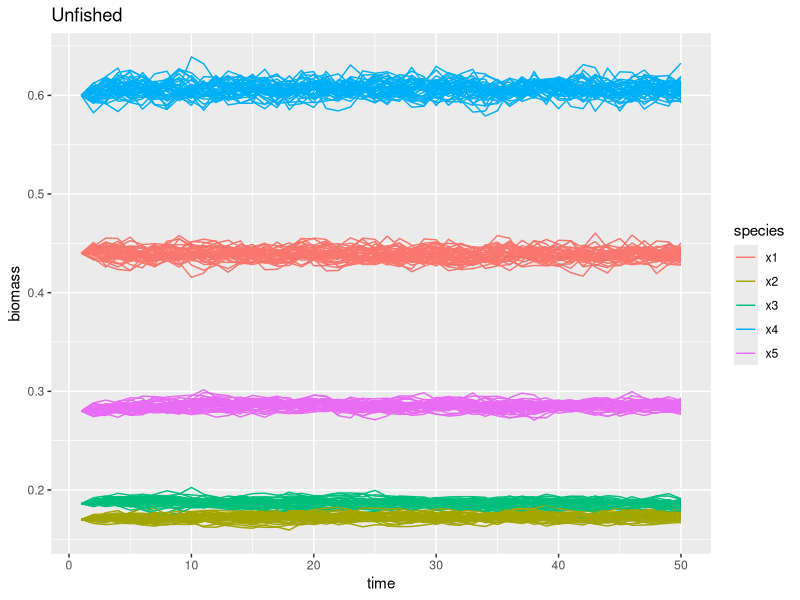
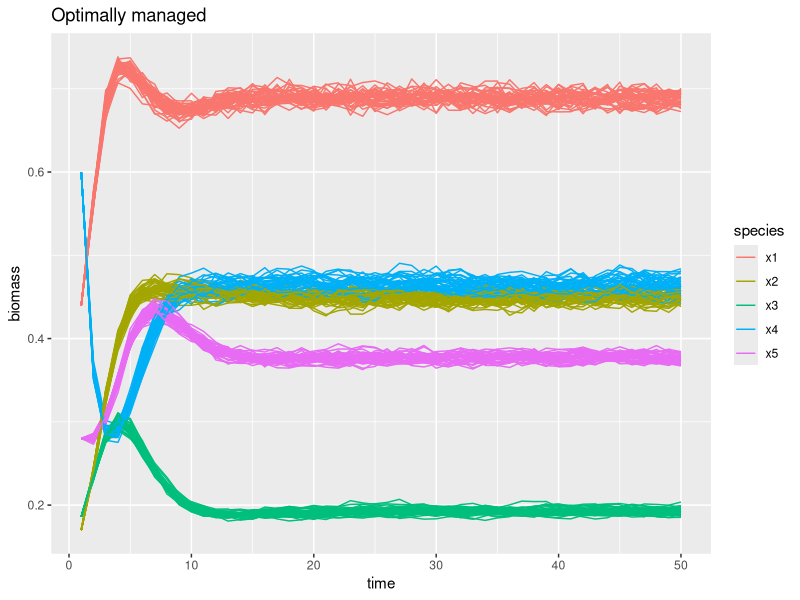
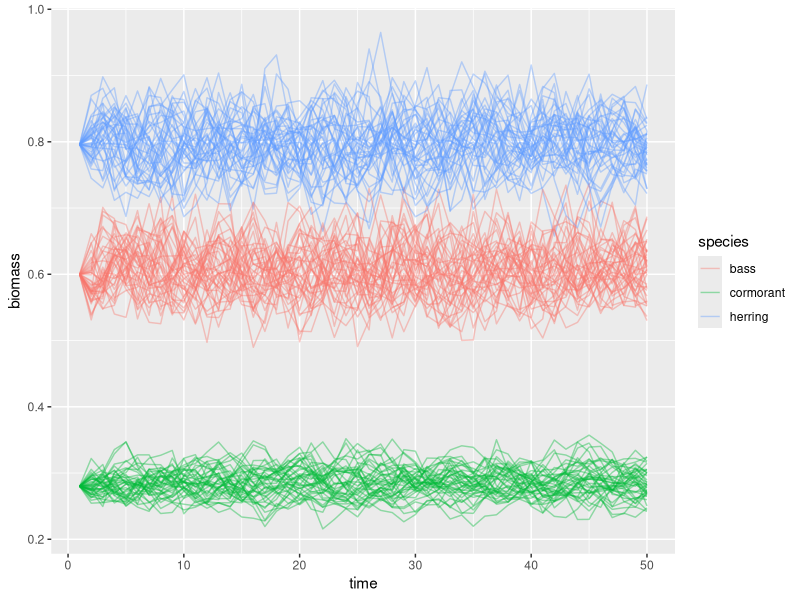
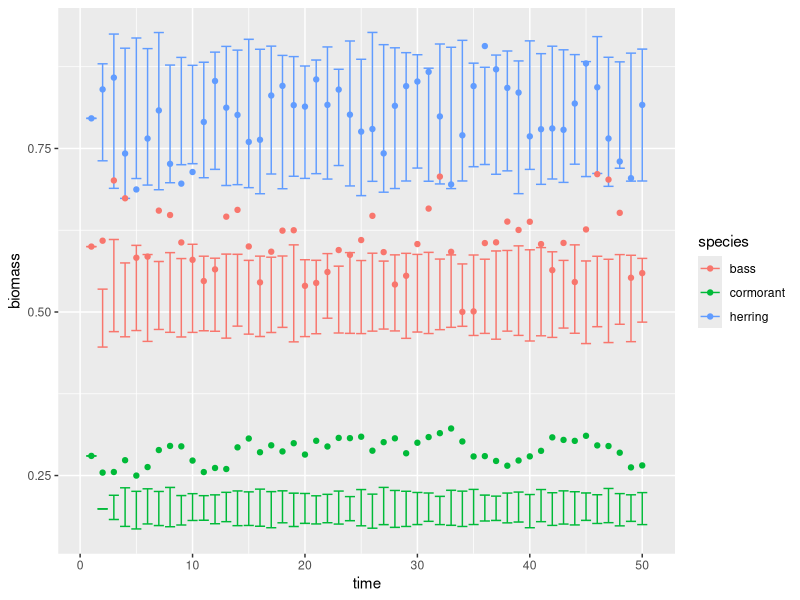
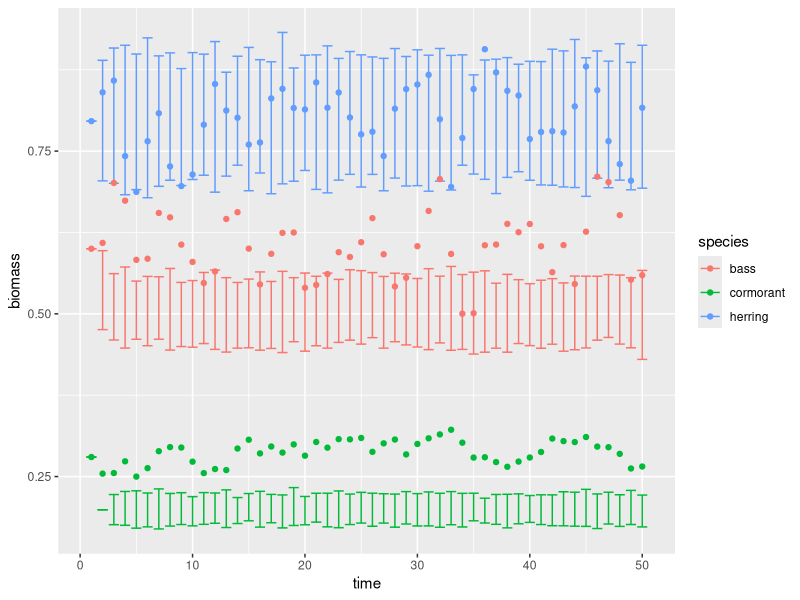

Write the R code that produced these figures, in order. (Note: a time limit stopped this script after it produced the figures.)
## ---- chunk 1
library(tidyverse)
## ---- chunk 2
## helper funs
format_sim <- function(df) {
  df %>%  
  transmute(time = time, cormorant = x5, bass = x4, herring = x1+x2+x3, r=r) %>%
  pivot_longer(any_of(c("cormorant", "bass", "herring")),
                  names_to = "species",
                  values_to = "biomass")
}
## ---- chunk 3
# x1,x2,x3 Herring (Prey)
# x4 Bass (predator)
# x5 Cormorant (conservation target, predator)
model_5sp <- function(u_prey = 0.5,
                      u_pred = 0.5,
                      sigma = 0.01,
                      x1o = 0.44, # unfished equib
                      x2o = 0.17,
                      x3o = 0.186,
                      x4o = 0.600,
                      x5o = 0.280,
                      Tmax = 50,
                      reps = 40) {
    df <- tibble()
    for(r in 1:reps){
      x1 <- x2 <- x3 <- x4 <- x5 <- numeric(Tmax)
      s1 <- s2 <- s3 <- s4 <- numeric(Tmax)
      xi1 <- rnorm(Tmax, 0, sigma)
      xi2 <- rnorm(Tmax, 0, sigma)
      xi3 <- rnorm(Tmax, 0, sigma)
      xi4 <- rnorm(Tmax, 0, sigma)
      xi5 <- rnorm(Tmax, 0, sigma)
  
      x1[1] <- x1o
      x2[1] <- x2o
      x3[1] <- x3o
      x4[1] <- x4o
      x5[1] <- x5o
     
      for (t in 1:(Tmax-1)) {
          s1[t] <- x1[t] * (1 - u_prey)
          s2[t] <- x2[t] * (1 - u_prey)
          s3[t] <- x3[t] * (1 - u_prey)
          s4[t] <- x4[t] * (1 - u_pred)
  
          x1[t+1] = s1[t]*exp(1.0213 - s1[t] - 0.0861*s2[t] - 0.3141*s3[t] - 0.7252*s4[t] - 0.2445*x5[t] + xi1[t])
          x2[t+1] = s2[t]*exp(1.0289 - 0.4765*s1[t] - s2[t] - 0.1370*s3[t] - 0.9811*s4[t] - 0.0915*x5[t] + xi2[t])
          x3[t+1] = s3[t]*exp(1.0207 - 0.3193*s1[t] - 0.3461*s2[t] - s3[t] - 0.6367*s4[t] - 0.8716*x5[t] + xi3[t])
          x4[t+1] = s4[t]*exp(0.7252*s1[t] + 0.9811*s2[t] + 0.6367*s3[t] - s4[t] + xi4[t])
          x5[t+1] = x5[t]*exp(0.2445*s1[t] + 0.0915*s2[t] + 0.8716*s3[t] - x5[t] +  xi5[t])
  
      }
      df <- dplyr::bind_rows(tibble(time = 1:Tmax, x1, x2, x3, x4, x5, r), df)
    }
    df
}

## ---- chunk 4
clip <- function(x, lower=0, upper=1) {
    x[x <= lower] <- lower
    x[x >= upper] <- upper
    x
}

## Compute the reward associated with a given simulation df given 
## rates for prey and predator species (x[1],x[2])
reward <- function(df,
                   x,
                   w3 = 0.5,              # Conservation value
                   w2 = 0.25,             # Predator harvest value
                   w1 = 1 - (w2+w3),      # Prey harvest value
                   delta = 0.999
                  ) {
    u_prey <- clip(x[1], 0, 1)
    u_pred <- clip(x[2], 0, 1)
    R <-
        w1 * u_prey * (df$x1 + df$x2 + df$x3) +
        w2 * u_pred * df$x4 +
        w3 * df$x5
    t <- seq_along(R)
    as.numeric(R %*% delta ^ t)
}

# Function to be optimized for fixed choice of harvest rates x[1],x[2]
utility <- function(x, f = model_5sp, ...) {

    u_prey <- clip(x[1], 0, 1)
    u_pred <- clip(x[2], 0, 1)
    df <- f(u_prey, u_pred, ...)

    # average accross the reps    
    df <- df %>% group_by(time) %>% summarise(across(.fns=mean))
    
    # negative since optimizer minimizes
    - reward(df, x)
}


## ---- chunk 5

o <- optim(c(0.01,0.5), utility, method="L-BFGS-B", lower = c(0,0), upper = c(1,1))
o$par
o$value

o <- optim(c(0.01,0.5), utility)
clip(o$par, 0, 1)
o$value

x <- c(0.0,.58)
utility(x)


## ---- chunk 6
df <- model_5sp(0, .0, sigma = 0.01)

df %>%
    pivot_longer(tidyselect::starts_with("x"),
                    names_to = "species",
                    values_to = "biomass") %>%
    ggplot(aes(time, biomass, group= interaction(species,r), col=species)) + geom_path() + ggtitle("Unfished")
## ---- chunk 7
df <- model_5sp(0, .58, sigma = 0.01)

df %>%
    pivot_longer(tidyselect::starts_with("x"),
                    names_to = "species",
                    values_to = "biomass") %>%
    ggplot(aes(time, biomass, group= interaction(species,r), col=species)) + 
  geom_path() + ggtitle("Optimally managed")
## ---- chunk 8
## Three-species 'view' of the underlying dynamics, without fishing, starting all species from a low level

#true_observations <- model_5sp(0, 0., sigma = 0.05, x1o =.033, x2o = .033, x3o = .033, x4o = .1, x5o = .1, Tmax = 50)
true_observations <- model_5sp(0, 0, sigma = 0.05)


obs <- true_observations %>% 
  transmute(time = time, cormorant = x5, bass = x4, herring = x1+x2+x3, r=r) %>%
    pivot_longer(any_of(c("cormorant", "bass", "herring")),
                    names_to = "species",
                    values_to = "biomass") 
  

obs %>%
    ggplot(aes(time, biomass, col = species, group = interaction(species,r))) +
    geom_path(alpha=0.4)
## ---- chunk 9
model_3sp <- function(u_prey = 0,
                      u_predator = 0,
                      A1 = 2,
                      R1 = 1.6,
                      A2 = 2.75,
                      R2 = 1.45,
                      Tmax = 50,
                      x1o = 0.44, # unfished equib
                      x2o = 0.17,
                      x3o = 0.186,
                      x4o = 0.600,
                      x5o = 0.280,
                      sigma = 0.01,
                      reps=40) {
    df <- tibble()
    for(r in 1:reps){
    omega1 <- rnorm(Tmax, 0, sigma)
    omega2 <- rnorm(Tmax, 0, sigma)
    omega3 <- rnorm(Tmax, 0, sigma)

    s1 <- x1 <- numeric(Tmax)
    s4 <- x4 <- numeric(Tmax)
    x2 <- x3 <- numeric(Tmax)
    x5 <- numeric(Tmax)
    
    x1[1] <- x1o + x2o + x3o
    x4[1] <- x4o
    x5[1] <- x5o

    for (t in 1:(Tmax-1)) {
        s1[t] <- x1[t] * (1 - 10*u_prey)
        s4[t] <- x4[t] * (1 - u_predator)

        x1[t+1] <- s1[t] * exp(R1 - s1[t] * A1 + omega1[t])
        x4[t+1] <- s4[t] * exp(R2 - s4[t] * A2 + omega2[t])
        x5[t+1] <- .25 * x1[t]
    }

    df <- bind_rows(df, tibble(time = 1:Tmax, x1, x2, x3, x4, x5, r=r))
    }
  df
}
## ---- chunk 10
# unfished equilibrium
m1_forecast <- model_3sp(0, 0.0, sigma = 0.05,  Tmax = 50)
  
predictions <- m1_forecast %>%
  transmute(time = time, cormorant = x5, bass = x4, herring = x1+x2+x3, r=r) %>%
  pivot_longer(any_of(c("cormorant", "bass", "herring")),
                  names_to = "species",
                  values_to = "biomass") %>% 
  group_by(time, species) %>% 
  summarize(sd = sd(biomass), biomass = mean(biomass))


predictions %>%
  ggplot(aes(time, biomass, col= species)) + 
  geom_errorbar(aes(ymin = biomass - 2*sd, ymax = biomass + 2 *sd)) +
  geom_point(data = filter(obs, r==1))
## ---- chunk 11
# unfished equilibrium
m1_forecast <- model_3sp(0, 0.58, sigma = 0.05,  Tmax = 50)

predictions <-   
m1_forecast %>%
    transmute(time = time, cormorant = x5, bass = x4, herring = x1, r=r) %>%
    pivot_longer(any_of(c("cormorant", "bass", "herring")),
                    names_to = "species",
                    values_to = "biomass") %>% 
    group_by(time, species) %>% 
  summarize(sd = sd(biomass), biomass = mean(biomass))


predictions %>%
ggplot(aes(time, biomass, col= species)) + 
  geom_errorbar(aes(ymin = biomass - 2*sd, ymax = biomass + 2 *sd)) +
  geom_point(data = filter(obs, r==1))
## ---- chunk 12
# Optimal policy under identical utility
u_3sp <- function(x) utility(x, f = model_3sp)

m3sp <- optim(c(0.5,0.1), u_3sp)
m3sp$value
clip(m3sp$par, 0, 1)

## ---- chunk 13
model_B <- function(u_prey = 0.5,
                      u_pred = 0.5,
                      sigma = 0.05,
                      x1o = 0.44, # unfished equib
                      x2o = 0.17,
                      x3o = 0.186,
                      x4o = 0.600,
                      x5o = 0.280,
                      Tmax = 50,
                      R1 =  1.15, #1.0213,
                      A11 = 1,
                      A14 = 0.1, # 0.7252,
                      A15 = 0.1, # 0.2445,
                      A41 =  0.8, #0.7252,
                      A51 = 0.3, # 0.2445,
                    reps = 40) {
  
    df <- tibble()
    for(r in 1:reps){
    
      x1 <- x4 <- x5 <- numeric(Tmax)
      s1 <-  s4 <- numeric(Tmax)
      x2 <- x3 <- numeric(Tmax)
      xi1 <- rnorm(Tmax, 0, sigma)
      xi4 <- rnorm(Tmax, 0, sigma)
      xi5 <- rnorm(Tmax, 0, sigma)
  
      x1[1] <- x1o + x2o + x3o
      x4[1] <- x4o
      x5[1] <- x5o
     
      for (t in 1:(Tmax-1)) {
          s1[t] <- x1[t] * (1 - u_prey)
          s4[t] <- x4[t] * (1 - u_pred)
          x1[t+1] = s1[t]*exp(R1 - A11*s1[t] - A14*s4[t] - A15 * x5[t] + xi1[t])
          x4[t+1] = s4[t]*exp(A41*s1[t] - s4[t] + xi4[t])
          x5[t+1] = x5[t]*exp(A51*s1[t] - x5[t] +  xi5[t])
  
      }
      df <- bind_rows(df, tibble(time = 1:Tmax, x1, x2, x3, x4, x5, r=r))
    }
    df
}
## ---- chunk 14
# Optimal policy under identical utility
u_B <- function(x) utility(x, f = model_B)
u_B(c(0, .58))
#optim(c(0.5,0.1), u_B, method = "L-BFGS-B", lower=0, upper=1)

B <- optim(c(0.5,0.1), u_B)
B$value
model_B_policy <- clip(B$par, 0, 1)
model_B_policy

## ---- chunk 15


Tmax <- 20
x <- model_B_policy
#x <- c(0.,0.58)  # Following the optimal policy under model_B

obs <- model_5sp(u_prey = x[[1]], u_pred = x[[2]], Tmax = Tmax) %>% format_sim()
predict_B <- model_B(u_prey = x[[1]], u_pred = x[[2]], Tmax = Tmax) %>% format_sim()



obs_stats <- obs %>%
  group_by(time, species) %>% 
  summarize(sd = sd(biomass), biomass = mean(biomass))

predict_stats_B <- predict_B %>% 
  group_by(time, species) %>% 
  summarize(sd = sd(biomass), biomass = mean(biomass))


predict_stats_B %>%
  ggplot(aes(time, biomass, col= species)) + 
  geom_errorbar(aes(ymin = biomass - 2*sd, ymax = biomass + 2 *sd), lty=2) + 
  geom_errorbar(data = obs_stats, aes(ymin = biomass - 2*sd, ymax = biomass + 2 *sd))


## ---- chunk 16
## True observations vs forecasts, 5 steps ahead, while following the Optimal / Model 1 policy, starting with default initial condition
Tmax <- 5
x <- c(0,0.58)

obs <- model_5sp(u_prey = x[[1]], u_pred = x[[2]], Tmax = Tmax) %>% format_sim()
predict <- model_3sp(u_prey = x[[1]], u_pred = x[[2]], Tmax = Tmax) %>% format_sim()


obs_stats <- obs %>%
  group_by(time, species) %>% 
  summarize(sd = sd(biomass), biomass = mean(biomass))

predict_stats <- predict %>% 
  group_by(time, species) %>% 
  summarize(sd = sd(biomass), biomass = mean(biomass))

## dotted are forecasted values, solid are observed values


predict_stats %>%
  ggplot(aes(time, biomass, col= species)) + 
  geom_errorbar(aes(ymin = biomass - 2*sd, ymax = biomass + 2 *sd), lty=2) + 
  geom_errorbar(data = obs_stats, aes(ymin = biomass - 2*sd, ymax = biomass + 2 *sd))

## ---- chunk 17
score_me <- function(x = c(0,0.58), process=model_5sp, forecast=model3p, Tmax=5) {
  
  
  obs <- process(u_prey = x[[1]], u_pred = x[[2]], Tmax = Tmax) %>% format_sim()
  predict <- forecast(u_prey = x[[1]], u_pred = x[[2]], Tmax = Tmax) %>% format_sim()

  
  #scoringRules::crps_sample(predict$x1, )
  
  
}
